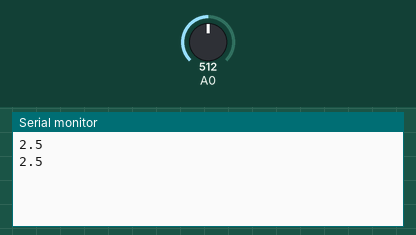
Simulated run of this sketch. Board: Arduino Uno, built with avr-gcc and run on an emulated ATmega328P. Parts: the last lines printed to the serial monitor. The inputs (shaded band) are chosen by the test bench; at power-on: A0 = 512.

Above: at 1.8 s.
1.9 s: A0 set to 716
At 2.8 s:
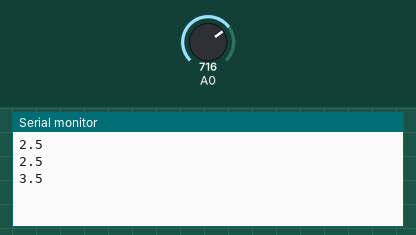
3.4 s: A0 set to 900
At 4.4 s:
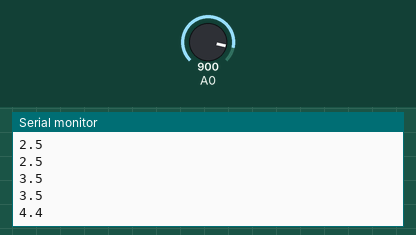
Timing chart, 0 to 6.4 s (numbered marks = the images above; inputs shaded):
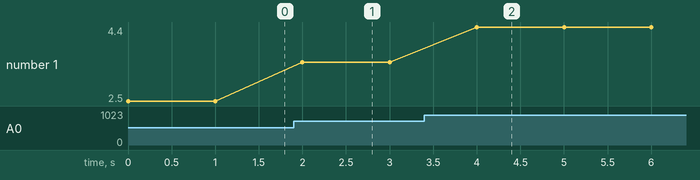

The sketch:

AirQuality_simple.ino
```cpp
void setup() {
  Serial.begin(9600);
}

void loop() {
  float vol;
  int sensorValue;

  sensorValue = analogRead(A0);
  vol=(float)sensorValue/1024*5.0;
  Serial.println(vol,1);

  delay(1000);
}
```

Measured:
- after the input at 1.9 s, the serial monitor: prints a new line after 0.10 s (image 1)
- after the input at 3.4 s, the serial monitor: prints a new line after 0.60 s (image 2)
- plotted number 1: 2.5 → 3.5 after the input at 1.9 s, 3.5 → 4.4 after the input at 3.4 s
